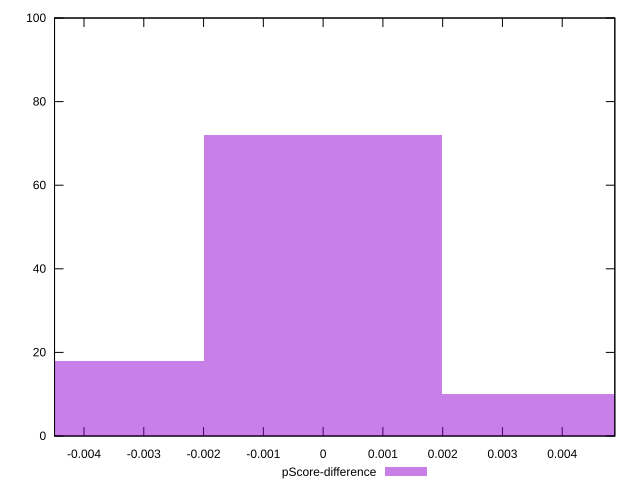

Write the gnuplot code that produced this figure.
reset

$pScoreDifference <<EOF
-0.0039814014670984145 18
0.0039814014670984145 10
0 72
EOF

set key outside below
set boxwidth 0.0039814014670984145
set xrange [-0.004493333333333349:0.0048799999999999955]
set yrange [0:100]
set trange [0:100]
set style fill transparent solid 0.5 noborder
set terminal svg size 640, 490 enhanced background rgb 'white'
set output "report_00012_2021-02-09T11:01:39.952Z/uses-rel-preconnect/samples/pages/pScore-difference/histogram.svg"

plot $pScoreDifference title "pScore-difference" with boxes

reset
